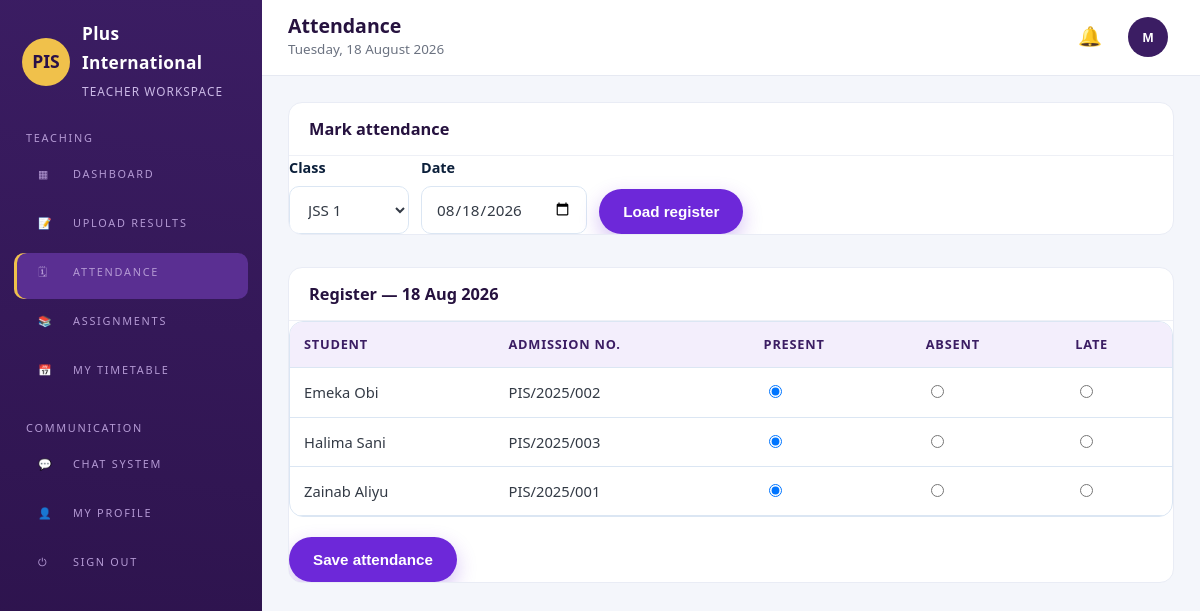
The app's page /teacher/academics/attendance.php?class_id=10 (signed in) with its own data.
### tables this page shows
CREATE TABLE IF NOT EXISTS users (
    id              INT AUTO_INCREMENT PRIMARY KEY,
    full_name       VARCHAR(150) NOT NULL,
    email           VARCHAR(150) NOT NULL UNIQUE,
    phone           VARCHAR(30) DEFAULT NULL,
    password_hash   VARCHAR(255) NOT NULL,
    role            ENUM('superadmin','subadmin','cashier','teacher','student','parent') NOT NULL,
    admission_no    VARCHAR(40) DEFAULT NULL UNIQUE,
    staff_no        VARCHAR(40) DEFAULT NULL UNIQUE,
    class_id        INT DEFAULT NULL,
    gender          ENUM('male','female') DEFAULT NULL,
    date_of_birth   DATE DEFAULT NULL,
    student_status  ENUM('new','returning') DEFAULT NULL,
    address         VARCHAR(255) DEFAULT NULL,
    photo           VARCHAR(255) DEFAULT NULL,
    status          ENUM('active','suspended') NOT NULL DEFAULT 'active',
    created_by      INT DEFAULT NULL,
    last_login      DATETIME DEFAULT NULL,
    reset_token     VARCHAR(100) DEFAULT NULL,
    reset_expires   DATETIME DEFAULT NULL,
    created_at      DATETIME NOT NULL DEFAULT CURRENT_TIMESTAMP,
    updated_at      DATETIME NOT NULL DEFAULT CURRENT_TIMESTAMP ON UPDATE CURRENT_TIMESTAMP,
    INDEX idx_users_role (role),
    INDEX idx_users_class (class_id)
);

### backend/includes/Database.php (called while the page is built, shortened)
<?php
final class Database
{
    private static ?PDO $pdo = null;
    public static function pdo(): PDO
    {
        if (self::$pdo === null) {
            $dsn = sprintf('mysql:host=%s;port=%s;dbname=%s;charset=utf8mb4', DB_HOST, DB_PORT, DB_NAME);
            self::$pdo = new PDO($dsn, DB_USER, DB_PASS, [
                PDO::ATTR_ERRMODE            => PDO::ERRMODE_EXCEPTION,
                PDO::ATTR_DEFAULT_FETCH_MODE => PDO::FETCH_ASSOC,
                PDO::ATTR_EMULATE_PREPARES   => false,
            ]);
        }
        return self::$pdo;
    }
    public static function run(string $sql, array $params = []): PDOStatement
    {
        $stmt = self::pdo()->prepare($sql);
        $stmt->execute($params);
        return $stmt;
    }
    public static function all(string $sql, array $params = []): array
    {
        return self::run($sql, $params)->fetchAll();
    }
}

### backend/includes/Helpers.php (called while the page is built, shortened)
<?php
function e($value): string
{
    return htmlspecialchars((string) $value, ENT_QUOTES, 'UTF-8');
}
function pretty_date(?string $value, string $format = 'd M Y'): string
{
    return $value ? date($format, strtotime($value)) : '—';
}
function classes_list(): array
{
    return Database::all('SELECT * FROM school_classes ORDER BY level_order, name');
}

### teacher/academics/attendance.php (the view, shortened to what this page needs)
<?php
$classes = classes_list();
$classId = (int) ($_GET['class_id'] ?? ($classes[0]['id'] ?? 0));
$date = $_GET['date'] ?? date('Y-m-d');
$students = Database::all("SELECT id, full_name, admission_no FROM users WHERE class_id = ? AND role = 'student' ORDER BY full_name", [$classId]);
$marked = [];
require_once dirname(__DIR__, 2) . '/backend/includes/layout/dash-header.php';
?>
<div class="panel">
    <div class="panel-head"><h2>Mark attendance</h2></div>
    <form method="get" class="filters">
        <div class="field">
            <label for="class_id">Class</label>
            <select id="class_id" name="class_id">
                <?php foreach ($classes as $class): ?><option value="<?= (int) $class['id'] ?>" <?= $classId === (int) $class['id'] ? 'selected' : '' ?>><?= e($class['name']) ?></option><?php endforeach; ?>
            </select>
        </div>
        <div class="field"><label for="date">Date</label><input id="date" type="date" name="date" value="<?= e($date) ?>"></div>
        <button class="btn btn-primary" type="submit">Load register</button>
    </form>
</div>
<div class="panel mt-3">
    <div class="panel-head"><h2>Register — <?= pretty_date($date) ?></h2></div>
    <form method="post">
        <div class="table-wrap">
            <table class="data">
                <thead><tr><th>Student</th><th>Admission no.</th><th>Present</th><th>Absent</th><th>Late</th></tr></thead>
                <tbody>
                <?php foreach ($students as $student): $status = $marked[(int) $student['id']] ?? 'present'; ?>
                    <tr>
                        <td><?= e($student['full_name']) ?></td>
                        <td><?= e($student['admission_no'] ?? '—') ?></td>
                        <?php foreach (['present', 'absent', 'late'] as $option): ?>
                            <td><input type="radio" name="status[<?= (int) $student['id'] ?>]" value="<?= $option ?>" <?= $status === $option ? 'checked' : '' ?>></td>
                        <?php endforeach; ?>
                    </tr>
                <?php endforeach; ?>
                </tbody>
            </table>
        </div>
        <?php if ($students): ?><button class="btn btn-primary mt-2" type="submit">Save attendance</button><?php endif; ?>
    </form>
</div>
<?php require dirname(__DIR__, 2) . '/backend/includes/layout/dash-footer.php'; ?>

### assets/css/style.css (style rules this page uses)
:root { --blue: #1565c0; --blue-dark: #0d47a1; --blue-light: #e8f2fc; --gold: #d4a017; --gold-soft: #f0c14b; --navy: #0b1f3a; --text: #333a45; --muted: #6b7280; --white: #ffffff; --line: #dbe6f3; --radius: 14px; --shadow: 0 10px 30px rgba(13, 71, 161, 0.10); --shadow-lg: 0 18px 45px rgba(11, 31, 58, 0.18); --max: 1180px; }
* { box-sizing: border-box; }
html { scroll-behavior: smooth; }
body { margin: 0; font-family: "Segoe UI", "Helvetica Neue", Arial, sans-serif; color: var(--text); background: var(--white); line-height: 1.65; }
h1, h2, h3, h4 { color: var(--navy); line-height: 1.25; margin: 0 0 .6rem; }
h2 { font-size: 2rem; }
.btn { display: inline-flex; align-items: center; justify-content: center; gap: 8px; padding: 12px 22px; border-radius: 999px; font-weight: 700; font-size: .95rem; border: 2px solid transparent; cursor: pointer; transition: transform .18s ease, box-shadow .18s ease, background .18s ease; }
.btn-primary { background: var(--gold); color: var(--navy); box-shadow: 0 8px 20px rgba(212,160,23,.35); }
.field { display: flex; flex-direction: column; gap: 6px; margin-bottom: 16px; }
.field label { font-weight: 600; font-size: .9rem; color: var(--navy); }
.field input, .field select, .field textarea { padding: 12px 14px; border: 1.5px solid var(--line); border-radius: 10px; font-size: .95rem; font-family: inherit; color: var(--text); background: #fff; transition: border-color .2s ease, box-shadow .2s ease; }
.table-wrap { overflow-x: auto; border-radius: var(--radius); border: 1px solid var(--line); background: #fff; }
table.data { width: 100%; border-collapse: collapse; font-size: .92rem; }
table.data th, table.data td { padding: 12px 14px; text-align: left; border-bottom: 1px solid var(--line); }
table.data th { background: var(--blue-light); color: var(--navy); font-size: .8rem; text-transform: uppercase; letter-spacing: .06em; }
.mt-2 { margin-top: 20px; }
.mt-3 { margin-top: 32px; }

### assets/css/dashboard.css (style rules this page uses)
.dash-body { background: #f4f6fb; min-height: 100vh; }
.panel { background: #fff; border: 1px solid #e9ecf5; border-radius: 14px; margin-bottom: 24px; overflow: hidden; }
.panel-head { padding: 16px 20px; border-bottom: 1px solid #eef0f6; display: flex; justify-content: space-between; align-items: center; gap: 12px; flex-wrap: wrap; }
.panel-head h2, .panel-head h3 { margin: 0; font-size: 1.02rem; }
.filters { display: flex; gap: 12px; flex-wrap: wrap; align-items: flex-end; }
.filters .field { margin-bottom: 0; }

### assets/css/purple-theme.css (style rules this page uses)
.dash-body { --sidebar: #3b1d63; --sidebar-active: #5a2f92; --purple: #6d28d9; --purple-soft: #f3eefc; --accent: #f0c14b; }
.dash-body .btn-primary { background: var(--purple); color: #fff; box-shadow: 0 8px 20px rgba(109,40,217,.28); }
.dash-body h1, .dash-body h2, .dash-body h3 { color: #26123f; }
.dash-body table.data th { background: var(--purple-soft); color: #3b1d63; }

### records on screen
users: full_name "Emeka Obi", admission_no "PIS/2025/002", id "☑"
users: full_name "Halima Sani", admission_no "PIS/2025/003", id "☑"
users: full_name "Zainab Aliyu", admission_no "PIS/2025/001", id "☑"

### other values on screen
$user['role'] "TEACHER"
$icon "▦ 📝 🗓 📚 📅 💬 👤"
$label "DASHBOARD UPLOAD RESULTS ATTENDANCE ASSIGNMENTS MY TIMETABLE CHAT SYSTEM MY PROFILE"
$pageTitle "Attendance"
substr($user['full_name'], 0, 1) "M"
pretty_date($date) "18 Aug 2026"
form field class_id "JSS 1"
